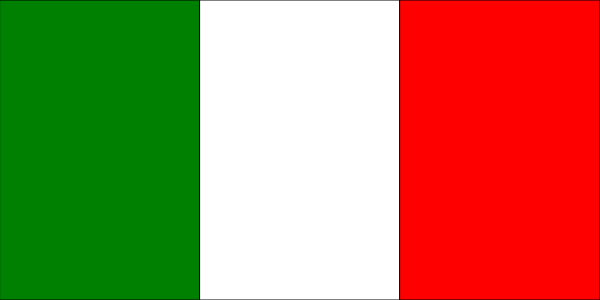
Frame 1 (no input)
Frame 60 (no input): identical to frame 1, image omitted
Frame 120 (the mouse pressed at the canvas centre since frame 60): identical to frame 1, image omitted

The p5.js sketch that drew this single still picture (run headless with seeded random() and noise() and a simulated clock; from frame 60 on, the mouse is pressed at the canvas centre):

// p5.js sketch
// ── sketch.js
function setup() {
    createCanvas(600, 300);
  }
  
  function draw() {
    background("white");
    fill("green")
    rect(0,0,200,300);
    fill("white");
    rect(200,0,200,300);
    fill("red");
    rect(400,0,200,300)
  }
